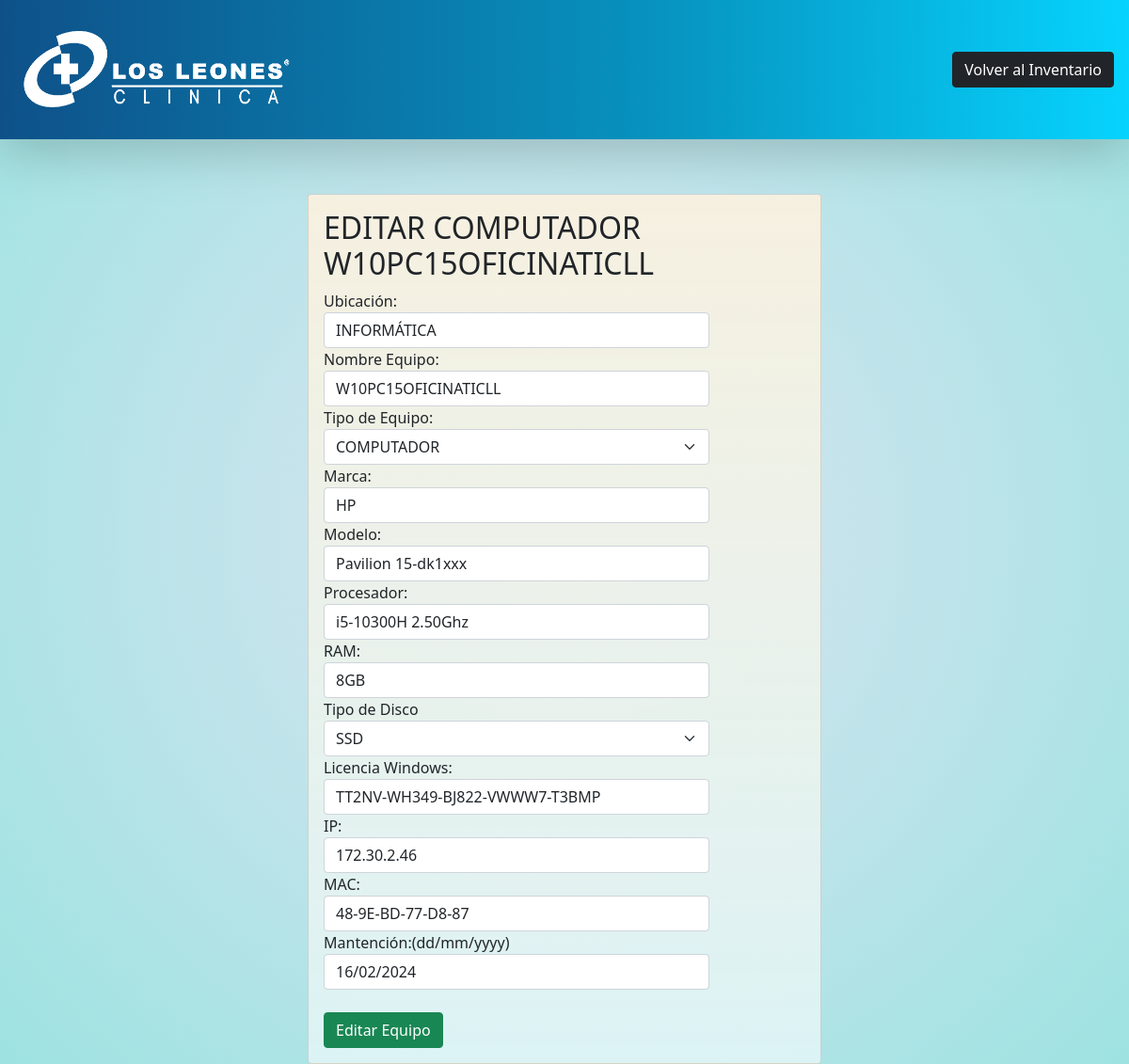
/equipos/edit/2, run on the app's committed database.
### equipos/models.py (models this page shows, shortened)
class equipo(models.Model):
    id_equipo = models.AutoField(primary_key= True, null=False)
    nombre = models.CharField('Nombre de Equipo',max_length = 30, default = '')
    marca = models.CharField('Marca de Equipo', max_length = 15, default = '')
    modelo = models.CharField('Modelo de Equipo', max_length = 50, default = '')
    proce = models.CharField('Procesador',max_length = 40,blank = True ,default = '-')
    ram = models.CharField('RAM',max_length = 15,blank = True, default = '-')
    discos = (('-','-'),
              ('SSD','SSD'),
              ('HDD','HDD'))
    disco = models.CharField('Disco',max_length = 5, choices = discos ,blank = True, default = '-')
    ip = models.CharField('IP Equipo', max_length = 20, default = '')
    tipos = (("Tipo de Equipo","Tipo de Equipo"),
             ('COMPUTADOR','COMPUTADOR'),
             ('IMPRESORA','IMPRESORA'))
    tipo = models.CharField('Tipo de Equipo', max_length = 30 ,choices = tipos, default = "Tipo de Equipo" )
    """ubicaciones = (('Ubicación de Equipo','Ubicación de Equipo'),
                   ('CM ADULTO','CM ADULTO'),
                   ('CM TRAUMATOLOGICO','CM TRAUMATOLOGICO'),
                   ('CM PEDIATRICO','CM PEDIATRICO'),
                   ('CM GERENCIAL','CM GERENCIAL'),
                   ('CM CERVANTES','CM CERVANTES'),
                   ('UNIDAD DE EXAMENES','UNIDAD DE EXAMENES'),
                   ('RESONANCIA','RESONANCIA'),
                   ('RAYOS','RAYOS'),
                   ('MAMOGRAFIA','MAMOGRAFIA'),
                   ('SCANNER','SCANNER'),
                   ('ELECTRO','ELECTRO'),
                   ('TOMA DE MUESTRAS','TOMA DE MUESTRAS'),
                   ('URGENCIAS','URGENCIAS'),
                   ('URGENCIAS RECEPCION','URGENCIAS RECEPCION'),
                   ('HOSPITALIZACION','HOSPITALIZACION'),
                   ('UTI','UTI'),
                   ('CONTABILIDAD','CONTABILIDAD'),
                   ('RRHH','RRHH'),
                   ('VACUNATORIO','VACUNATORIO'),
                   ('MANTENCION','MANTENCION'),
                   ('PABELLON','PABELLON'),
                   ('PRESUPUESTOS','PRESUPUESTOS'),
                   ('COBRANZA','COBRANZA'),
                   ('GERENCIA EUSEBIO LILLO','GERENCIA EUSEBIO LILLO'),
                   ('GERENCIA CERVANTES','GERENCIA CERVANTES'),
                   ('FICHEROS','FICHEROS'),
                   ('FONASA','FONASA'),
                   ('CALIDAD','CALIDAD'),
                   ('INFORMACIONES','INFORMACIONES'),
                   ('INFORMATICA','INFORMATICA')"""
    ubicacion = models.CharField('Ubicación de Equipo', max_length=50, default ="")
    mac = models.CharField('MAC Equipo', max_length = 25, default = '')
    mantencion = models.CharField('Fecha Mantención', max_length = 20, default = '-')
    licencia = models.CharField('Licencia Windows',max_length = 35, default = "-")
    required = models.BooleanField('Requiere Mantención', default = False)
    link = models.CharField('URL impresora', max_length = 200, default = '-')

### equipos/views.py (the view, shortened to what this page needs)
# urls.py: path('equipos/edit/<int:id_equipo>',editEq,name = 'update'),
def editEq(request, id_equipo):
    eq = equipo.objects.get(pk = id_equipo)
    form = equipoForm(request.POST, instance=eq)
    licencia = request.POST.get('licencia')
    link = request.POST.get('link')
    return render(request, 'equipos/editEquipo.html',{'form':form , 'eq': eq})

### equipos/forms.py (shortened to what this page needs)
class equipoForm(ModelForm):
    class Meta:
        model = equipo
        fields = ['ubicacion','tipo','marca','nombre','modelo','ip','mac','mantencion']

### templates/equipos/editEquipo.html (shortened to what this page needs)
<!DOCTYPE html>
{%load static%}
<html lang="en">
<head>
    <link href="https://cdn.jsdelivr.net/npm/bootstrap@5.0.0-beta2/dist/css/bootstrap.min.css" rel="stylesheet">
</head>
<body style="background: rgb(220,228,242);
background: radial-gradient(circle, rgba(220,228,242,1) 0%, rgba(158,227,225,1) 100%);">
    <header class="shadow-lg p-3 mb-5"
        style="background: rgb(14,81,137);
    background: linear-gradient(90deg, rgba(14,81,137,1) 0%, rgba(7,148,192,1) 59%, rgba(0,211,255,0.9641106442577031) 100%); width: 100%;">
        <div class="navbar">
            <a href="{% url 'index' %}"><img src= "{% static 'img/logo.png' %}" alt="logo_cll" height="100px" width="300px"></a>
            <a id="back" style="margin-left: 15px;" class="btn btn-dark" href="{% url 'index' %}">Volver al Inventario</a>
        </div>
    </header>
    <div class="container" style="padding-top: 10px;">
        <div class="row">
            <div class="col-12 col-md-6 offset-md-3">
                <div style="background: rgb(224,244,246);
                background: linear-gradient(0deg, rgba(224,244,246,0.9052871148459384) 0%, rgba(246,240,224,1) 100%);" class="card">
                    <div class="card-body">
                        <h2>EDITAR {{eq.tipo}} {{eq.nombre}}</h2>
                        <form action="{% url 'update' eq.id_equipo %}" method="post">
                            <label for="ubicacion">Ubicación:</label>
                            <input style="display: block; width: 80%;" class="form-control" type="text" name="ubicacion" value="{{eq.ubicacion}}">
                            <label for="nombre">Nombre Equipo:</label>
                            <input style="display: block; width: 80%;" class="form-control" type="text" name="nombre" value="{{eq.nombre}}">
                            <label for="tipo">Tipo de Equipo:</label>
                            <select style="display: block; width: 80%;" name="tipo" class="form-select">
                                {% if eq.tipo == 'COMPUTADOR' %}
                                <option value="COMPUTADOR">COMPUTADOR</option>
                                {% else %}
                                <option value="IMPRESORA">IMPRESORA</option>
                                <option value="COMPUTADOR">COMPUTADOR</option>
                                {% endif %}
                            </select>
                            <label for="marca">Marca:</label>
                            <input style="display: block; width: 80%;" type="text" name="marca" class="form-control" value = "{{eq.marca}}">
                            <label for="modelo">Modelo:</label>
                            <input style="display: block; width: 80%;" type="text" name="modelo" class="form-control" value="{{eq.modelo}}">
                            {% if eq.tipo == 'COMPUTADOR' %}
                            <label for="proce">Procesador:</label>
                            <input style="display: block; width: 80%;" class="form-control" type="text" name="proce" value="{{eq.proce}}">
                            <label for="ram">RAM:</label>
                            <input style="display: block; width: 80%;" class="form-control" type="text" name="ram" value="{{eq.ram}}">
                            <label for="disco">Tipo de Disco</label>
                            <select  style="display: block; width: 80%;" name="disco" class = 'form-select'>
                                {% if eq.disco == 'SSD' %}
                                <option value="SSD">SSD</option>
                                {% else %}
                                <option value="HDD">HDD</option>
                                <option value="SSD">SSD</option>
                                {% endif %}
                            </select>
                            <label for="licencia">Licencia Windows:</label>
                            <input style="display: block; width: 80%;" class="form-control" type="text" name="licencia" value="{{eq.licencia}}">
                            {% endif %}
                            <label for="ip">IP:</label>
                            <input style="display: block; width: 80%;" class="form-control" type="text" name="ip" value="{{eq.ip}}">
                            <label for="mac">MAC:</label>
                            <input style="display: block; width: 80%;" class="form-control" type="text" name="mac" value="{{eq.mac}}">
                            <label style="display: block;" for="mantencion">Mantención:(dd/mm/yyyy)</label>
                            <input style="display: block; width: 80%;" class="form-control" type="text" name="mantencion" value="{{eq.mantencion}}">
                            <br>
                            <input class="btn btn-success" type="submit" value="Editar Equipo">
                        </form>
                    </div>
                </div>
            </div>
        </div>
    </div>
</body>
</html>

### data on the page
equipo: tipo "COMPUTADOR", nombre "W10PC15OFICINATICLL", ubicacion "INFORMÁTICA", marca "HP", modelo "Pavilion 15-dk1xxx", proce "i5-10300H 2.50Ghz", ram "8GB", disco "SSD", licencia "TT2NV-WH349-BJ822-VWWW7-T3BMP", ip "172.30.2.46", mac "48-9E-BD-77-D8-87", mantencion "16/02/2024"
